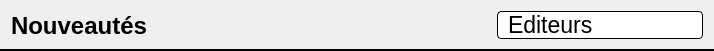
<?xml version="1.0" encoding="UTF-8"?>
<ui version="4.0">
 <class>HeaderNews</class>
 <widget class="QWidget" name="HeaderNews">
  <property name="geometry">
   <rect>
    <x>0</x>
    <y>0</y>
    <width>714</width>
    <height>51</height>
   </rect>
  </property>
  <property name="minimumSize">
   <size>
    <width>714</width>
    <height>51</height>
   </size>
  </property>
  <property name="maximumSize">
   <size>
    <width>714</width>
    <height>51</height>
   </size>
  </property>
  <property name="windowTitle">
   <string>Form</string>
  </property>
  <property name="styleSheet">
   <string notr="true">border-width: 2px;
	border-bottom-color: black;
    border-bottom-style: solid;</string>
  </property>
  <layout class="QHBoxLayout" name="horizontalLayout">
   <property name="spacing">
    <number>0</number>
   </property>
   <property name="topMargin">
    <number>0</number>
   </property>
   <property name="bottomMargin">
    <number>0</number>
   </property>
   <item alignment="Qt::AlignLeft|Qt::AlignVCenter">
    <widget class="QLabel" name="name_page_label">
     <property name="minimumSize">
      <size>
       <width>0</width>
       <height>21</height>
      </size>
     </property>
     <property name="maximumSize">
      <size>
       <width>16777215</width>
       <height>21</height>
      </size>
     </property>
     <property name="font">
      <font>
       <family>Helvetica</family>
       <pointsize>18</pointsize>
       <weight>75</weight>
       <bold>true</bold>
      </font>
     </property>
     <property name="text">
      <string>Nouveautés</string>
     </property>
    </widget>
   </item>
   <item alignment="Qt::AlignRight|Qt::AlignVCenter">
    <widget class="QComboBox" name="publisher_combo_box">
     <property name="minimumSize">
      <size>
       <width>100</width>
       <height>28</height>
      </size>
     </property>
     <property name="maximumSize">
      <size>
       <width>223</width>
       <height>28</height>
      </size>
     </property>
     <property name="font">
      <font>
       <family>Helvetica</family>
       <pointsize>17</pointsize>
       <weight>50</weight>
       <bold>false</bold>
      </font>
     </property>
     <property name="layoutDirection">
      <enum>Qt::LeftToRight</enum>
     </property>
     <property name="autoFillBackground">
      <bool>false</bool>
     </property>
     <property name="styleSheet">
      <string notr="true">#publisher_combo_box {
	border: 1px solid #000;
	border-radius: 4px;
	padding-left:10px;
}

#publisher_combo_box::drop-down {
	border: 0px;
}

#publisher_combo_box::drop-arrow {	
	image: url(:/icons/icons/red/arrow-down.svg);
	width: 28px;
	height 14px;
	margin-right: 15px;
}

#publisher_combo_box:on {
	border: 4px solid #000;
}

#publisher_combo_box QListView {
	font-size: 17px;
	border: 1px solid rgba(0, 0,0,10%);
	padding: 5px;
	background-color: #FFF;
	outline: 0px;

	width: 280px;
}

#publisher_combo_box QListView::item {
	padding-left: 10px;
	background-color: #FFF;
	font-size: 17px;
	width: 28px;
	height 14px;
}

#publisher_combo_box QListView::item:hover {
	background-color: #BBB;
}

#publisher_combo_box QListView::item:selected {
	background-color: #BBB;
}

</string>
     </property>
     <property name="currentText">
      <string>Editeurs</string>
     </property>
     <property name="currentIndex">
      <number>0</number>
     </property>
     <property name="maxVisibleItems">
      <number>9</number>
     </property>
     <property name="iconSize">
      <size>
       <width>20</width>
       <height>16</height>
      </size>
     </property>
     <item>
      <property name="text">
       <string>Editeurs</string>
      </property>
      <property name="icon">
       <iconset>
        <disabledoff>:/img/img/logo.png</disabledoff>
       </iconset>
      </property>
     </item>
     <item>
      <property name="text">
       <string>Akata</string>
      </property>
     </item>
     <item>
      <property name="text">
       <string>Ankama</string>
      </property>
     </item>
     <item>
      <property name="text">
       <string>Asuka</string>
      </property>
     </item>
     <item>
      <property name="text">
       <string>Auto-Edition</string>
      </property>
     </item>
     <item>
      <property name="text">
       <string>Black Blox</string>
      </property>
     </item>
     <item>
      <property name="text">
       <string>Bookmark</string>
      </property>
     </item>
     <item>
      <property name="text">
       <string>Clair de Lune</string>
      </property>
     </item>
     <item>
      <property name="text">
       <string>Crunchyroll/Kazé</string>
      </property>
     </item>
     <item>
      <property name="text">
       <string>Delcourt/Tonkam</string>
      </property>
     </item>
    </widget>
   </item>
  </layout>
 </widget>
 <resources>
  <include location="../../assets/resource.qrc"/>
 </resources>
 <connections/>
</ui>
